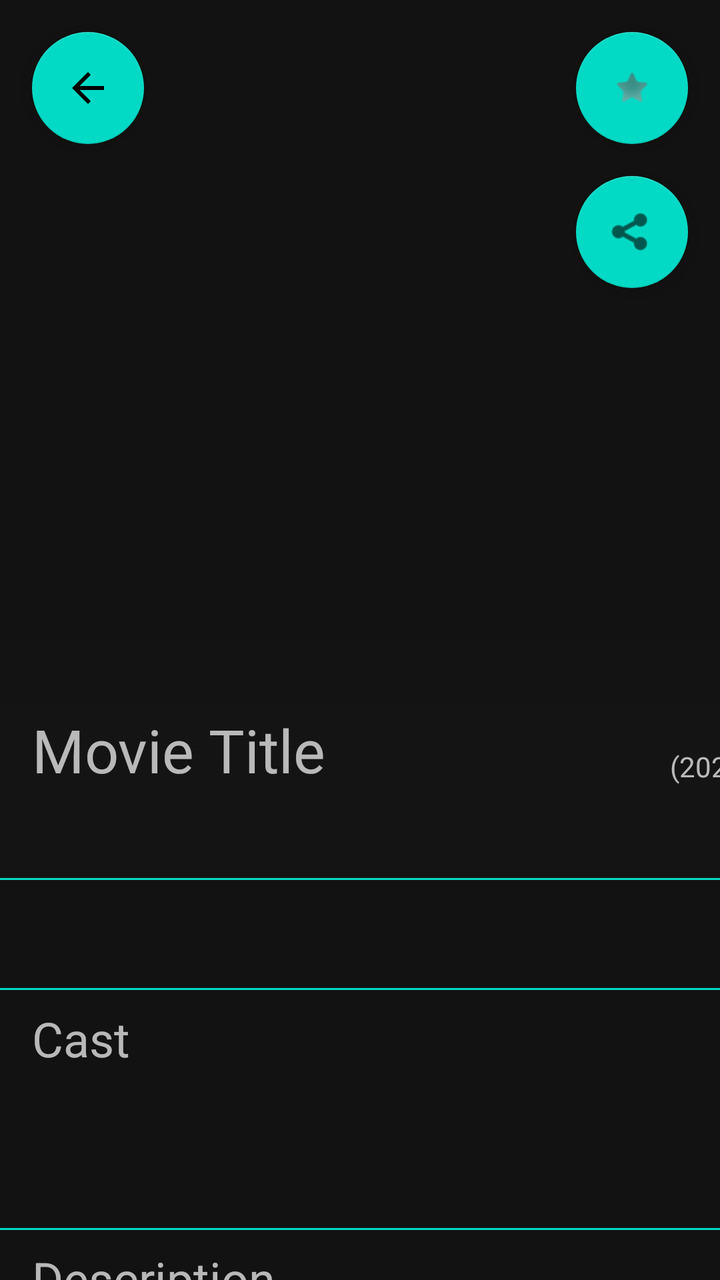
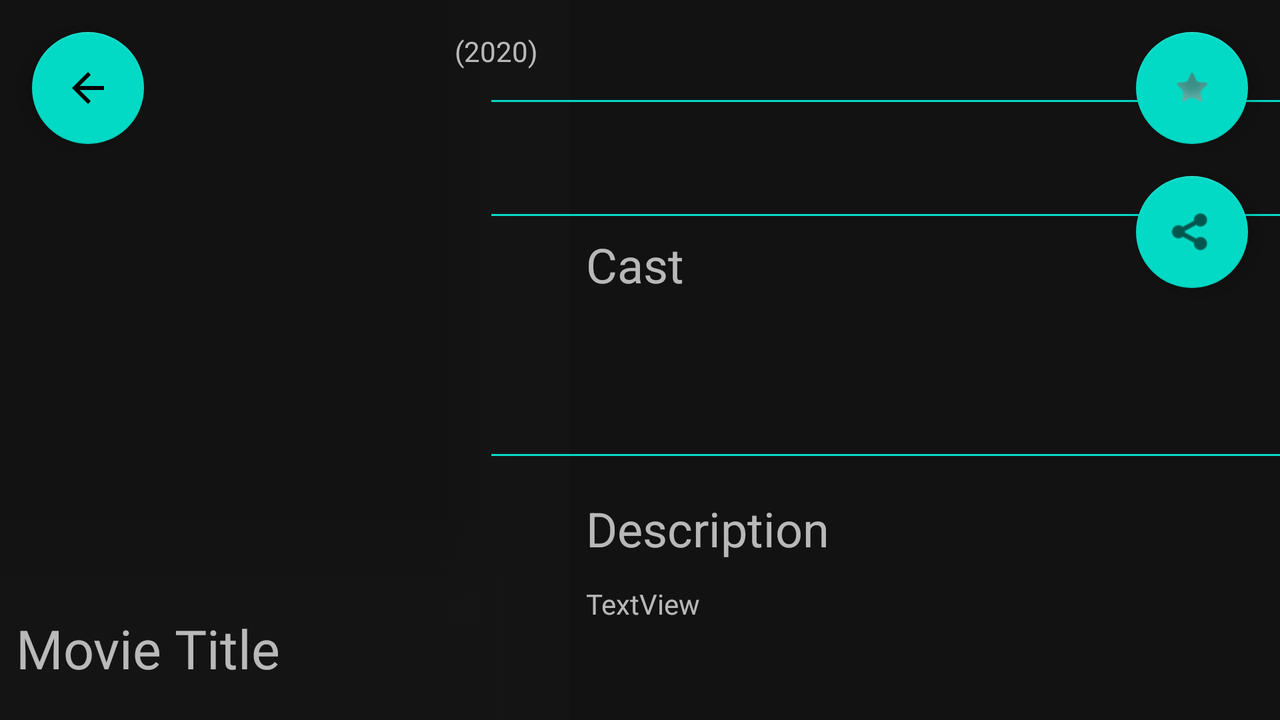

One screen, two layout resources from the same app: the default and the repository's alternative for another configuration. Each is rendered where Android would select it; the XML of both is given below.
<!-- AndroidManifest.xml: application theme Theme.EindopdrachtMovieBrowser -->
<!-- res/layout/activity_media_details.xml -->
<?xml version="1.0" encoding="utf-8"?>
<androidx.constraintlayout.widget.ConstraintLayout xmlns:android="http://schemas.android.com/apk/res/android"
    xmlns:app="http://schemas.android.com/apk/res-auto"
    xmlns:tools="http://schemas.android.com/tools"
    android:id="@+id/details_layout_contraints"
    android:layout_width="match_parent"
    android:layout_height="match_parent"
    tools:context=".Activities.MediaDetails">


    <ImageView
        android:id="@+id/details_image_poster"
        android:layout_width="match_parent"
        android:layout_height="439dp"
        android:src="@drawable/ic_launcher_background"
        android:scaleType="centerCrop"
        app:layout_constraintStart_toStartOf="parent"
        app:layout_constraintTop_toTopOf="parent" />

    <ImageView
        android:id="@+id/imageView2"
        android:layout_width="match_parent"
        android:layout_height="120dp"
        android:src="@drawable/gradient"
        app:layout_constraintBottom_toTopOf="@+id/view4"
        app:layout_constraintEnd_toEndOf="parent"
        app:layout_constraintStart_toStartOf="parent" />

    <TextView
        android:id="@+id/details_text_title"
        android:layout_width="279dp"
        android:layout_height="wrap_content"
        android:layout_marginStart="16dp"
        android:fontFamily="@font/longreach"
        android:text="Movie Title"
        android:textSize="30sp"
        app:layout_constraintBottom_toBottomOf="@+id/details_image_poster"
        app:layout_constraintEnd_toEndOf="parent"
        app:layout_constraintHorizontal_bias="0.0"
        app:layout_constraintStart_toStartOf="parent"
        app:layout_constraintTop_toTopOf="parent"
        app:layout_constraintVertical_bias="0.89" />


    <com.google.android.material.floatingactionbutton.FloatingActionButton
        android:id="@+id/details_button_favorite"
        android:layout_width="wrap_content"
        android:layout_height="wrap_content"
        android:layout_marginTop="16dp"
        android:layout_marginEnd="16dp"
        android:clickable="true"
        android:src="@android:drawable/star_off"
        app:layout_constraintEnd_toEndOf="parent"
        app:layout_constraintTop_toTopOf="parent"
        app:tint="@null" />


    <TextView
        android:id="@+id/details_text_year"
        android:layout_width="wrap_content"
        android:layout_height="wrap_content"
        android:layout_marginStart="40dp"
        android:text="(2020)"
        app:layout_constraintBottom_toBottomOf="@+id/details_image_poster"
        app:layout_constraintStart_toEndOf="@+id/details_text_title"
        app:layout_constraintTop_toTopOf="@+id/details_image_poster"
        app:layout_constraintVertical_bias="0.89" />

    <androidx.recyclerview.widget.RecyclerView
        android:id="@+id/details_recycler_genres"
        android:layout_width="match_parent"
        android:layout_height="26dp"
        android:layout_marginStart="16dp"
        android:layout_marginEnd="16dp"
        app:layout_constraintBottom_toBottomOf="@+id/details_image_poster"
        app:layout_constraintEnd_toEndOf="parent"
        app:layout_constraintHorizontal_bias="0.0"
        app:layout_constraintStart_toStartOf="parent"
        app:layout_constraintTop_toBottomOf="@+id/details_text_title"
        app:layout_constraintVertical_bias="0.444"/>

    <View
        android:id="@+id/view4"
        android:layout_width="match_parent"
        android:layout_height="1dp"
        android:background="@color/teal_200"
        app:layout_constraintEnd_toEndOf="parent"
        app:layout_constraintStart_toStartOf="parent"

        app:layout_constraintTop_toBottomOf="@+id/details_image_poster" />

    <View
        android:id="@+id/view3"
        android:layout_width="match_parent"
        android:layout_height="1dp"
        android:layout_marginTop="8dp"
        android:background="@color/teal_200"
        app:layout_constraintEnd_toEndOf="parent"
        app:layout_constraintHorizontal_bias="0.0"
        app:layout_constraintStart_toStartOf="parent"
        app:layout_constraintTop_toBottomOf="@+id/details_recycler_ratings" />

    <View
        android:id="@+id/view5"
        android:layout_width="match_parent"
        android:layout_height="1dp"
        android:layout_marginTop="128dp"
        android:background="@color/teal_200"
        app:layout_constraintEnd_toEndOf="parent"
        app:layout_constraintHorizontal_bias="0.0"
        app:layout_constraintStart_toStartOf="parent"
        app:layout_constraintTop_toBottomOf="@+id/details_recycler_ratings" />

    <androidx.recyclerview.widget.RecyclerView
        android:id="@+id/details_recycler_ratings"
        android:layout_width="match_parent"
        android:layout_height="38dp"
        android:layout_marginStart="16dp"
        android:layout_marginTop="8dp"
        android:layout_marginEnd="16dp"
        app:flow_horizontalAlign="center"
        app:flow_verticalAlign="center"
        app:layout_constraintEnd_toEndOf="parent"
        app:layout_constraintStart_toStartOf="parent"
        app:layout_constraintTop_toBottomOf="@+id/view4" />

    <com.google.android.material.floatingactionbutton.FloatingActionButton
        android:id="@+id/details_button_back"
        android:layout_width="wrap_content"
        android:layout_height="wrap_content"
        android:layout_marginStart="16dp"
        android:layout_marginTop="16dp"
        android:clickable="true"
        android:src="@drawable/abc_vector_test"
        app:layout_constraintStart_toStartOf="parent"
        app:layout_constraintTop_toTopOf="parent" />

    <TextView
        android:id="@+id/textView7"
        android:layout_width="wrap_content"
        android:layout_height="wrap_content"
        android:layout_marginStart="16dp"
        android:layout_marginTop="8dp"
        android:text="@string/tag_cast"
        android:textSize="24sp"

        app:layout_constraintStart_toStartOf="parent"
        app:layout_constraintTop_toBottomOf="@+id/view3" />

    <androidx.recyclerview.widget.RecyclerView
        android:id="@+id/details_recycler_cast"
        android:layout_width="match_parent"
        android:layout_height="51dp"
        android:layout_marginStart="16dp"
        android:layout_marginTop="12dp"
        android:layout_marginEnd="16dp"
        app:layout_constraintEnd_toEndOf="parent"
        app:layout_constraintHorizontal_bias="1.0"
        app:layout_constraintStart_toStartOf="parent"
        app:layout_constraintTop_toBottomOf="@+id/textView7" />

    <TextView
        android:id="@+id/textView8"
        android:layout_width="wrap_content"
        android:layout_height="wrap_content"
        android:layout_marginStart="16dp"
        android:layout_marginTop="8dp"
        android:text="@string/tag_description"
        android:textSize="24sp"
        app:layout_constraintStart_toStartOf="parent"
        app:layout_constraintTop_toBottomOf="@+id/view5" />

    <TextView
        android:id="@+id/details_text_description"
        android:layout_width="match_parent"
        android:layout_height="101dp"
        android:layout_marginStart="16dp"
        android:layout_marginTop="12dp"
        android:layout_marginEnd="16dp"
        android:text="TextView"
        android:fontFamily="@font/mainlux"
        app:layout_constraintEnd_toEndOf="parent"
        app:layout_constraintStart_toStartOf="parent"
        app:layout_constraintTop_toBottomOf="@+id/textView8" />

    <com.google.android.material.floatingactionbutton.FloatingActionButton
        android:id="@+id/details_button_share"
        android:layout_width="wrap_content"
        android:layout_height="wrap_content"
        android:layout_marginTop="16dp"
        android:layout_marginEnd="16dp"
        android:clickable="true"
        app:layout_constraintEnd_toEndOf="parent"
        app:layout_constraintTop_toBottomOf="@+id/details_button_favorite"
        app:srcCompat="@android:drawable/ic_menu_share" />

</androidx.constraintlayout.widget.ConstraintLayout>
<!-- resources referenced by this layout -->
<resources>
  <!-- drawable gradient (drawable) -->
  <?xml version="1.0" encoding="utf-8"?>
  <shape xmlns:android="http://schemas.android.com/apk/res/android" android:shape="rectangle" >
      <gradient
          android:startColor="#141414"
          android:centerColor="#141414"
          android:endColor="#004B6CD6"
          android:angle="90"/>
      <corners
          android:radius="0dp"/>
  
  
  </shape>
  <string name="tag_cast">Cast</string>
  <string name="tag_description">Description</string>
  <style name="Theme.EindopdrachtMovieBrowser" parent="Theme.MaterialComponents.NoActionBar">
          
          <item name="colorPrimary">@color/teal_200</item>
          <item name="colorPrimaryVariant">@color/teal_700</item>
          <item name="colorOnPrimary">@color/white</item>
          
          <item name="colorSecondary">@color/teal_200</item>
          <item name="colorSecondaryVariant">@color/teal_700</item>
          <item name="colorOnSecondary">@color/black</item>
          
          <item name="android:statusBarColor" tools:targetApi="l">?attr/colorPrimaryVariant</item>
          
      </style>
</resources>
<!-- res/layout-land/activity_media_details.xml (the repository's variant of the layout above) -->
<!-- drawn on the phone turned sideways -->
<?xml version="1.0" encoding="utf-8"?>
<androidx.constraintlayout.widget.ConstraintLayout xmlns:android="http://schemas.android.com/apk/res/android"
    xmlns:app="http://schemas.android.com/apk/res-auto"
    xmlns:tools="http://schemas.android.com/tools"
    android:id="@+id/details_layout_contraints"
    android:layout_width="match_parent"
    android:layout_height="match_parent"
    tools:context=".Activities.MediaDetails">


    <ImageView
        android:id="@+id/details_image_poster"
        android:layout_width="285dp"
        android:layout_height="414dp"
        android:scaleType="centerCrop"
        android:src="@drawable/ic_launcher_background"
        app:layout_constraintStart_toStartOf="parent"
        app:layout_constraintTop_toTopOf="parent" />

    <ImageView
        android:id="@+id/imageView2"
        android:layout_width="284dp"
        android:layout_height="101dp"
        android:src="@drawable/gradient"
        app:layout_constraintBottom_toBottomOf="parent"
        app:layout_constraintStart_toStartOf="parent" />

    <ImageView
        android:id="@+id/imageView5"
        android:layout_width="62dp"
        android:layout_height="fill_parent"
        app:layout_constraintBottom_toBottomOf="parent"
        app:layout_constraintEnd_toEndOf="@+id/details_image_poster"
        app:layout_constraintTop_toTopOf="parent"
        app:srcCompat="@drawable/gradient_vert" />


    <TextView
        android:id="@+id/details_text_title"
        android:layout_width="268dp"
        android:layout_height="100dp"
        android:layout_marginStart="8dp"
        android:layout_marginBottom="8dp"
        android:fontFamily="@font/longreach"
        android:text="Movie Title"
        android:textSize="27sp"
        app:layout_constraintBottom_toBottomOf="@+id/details_image_poster"
        app:layout_constraintEnd_toEndOf="@+id/imageView2"
        app:layout_constraintHorizontal_bias="0.0"
        app:layout_constraintStart_toStartOf="parent"
        app:layout_constraintTop_toTopOf="parent"
        app:layout_constraintVertical_bias="1.0" />

    <com.google.android.material.floatingactionbutton.FloatingActionButton
        android:id="@+id/details_button_favorite"
        android:layout_width="wrap_content"
        android:layout_height="wrap_content"
        android:layout_marginTop="16dp"
        android:layout_marginEnd="16dp"
        android:clickable="true"
        android:src="@android:drawable/star_off"
        app:layout_constraintEnd_toEndOf="parent"
        app:layout_constraintTop_toTopOf="parent"
        app:tint="@null" />

    <TextView
        android:id="@+id/details_text_year"
        android:layout_width="wrap_content"
        android:layout_height="wrap_content"
        android:layout_marginTop="16dp"
        android:layout_marginEnd="16dp"
        android:text="(2020)"
        app:layout_constraintEnd_toEndOf="@+id/details_image_poster"
        app:layout_constraintTop_toTopOf="@+id/imageView5" />

    <androidx.recyclerview.widget.RecyclerView
        android:id="@+id/details_recycler_genres"
        android:layout_width="429dp"
        android:layout_height="34dp"
        android:layout_marginStart="8dp"
        android:layout_marginTop="8dp"
        android:layout_marginEnd="16dp"
        app:layout_constraintEnd_toEndOf="parent"
        app:layout_constraintHorizontal_bias="0.0"
        app:layout_constraintStart_toEndOf="@+id/details_image_poster"
        app:layout_constraintTop_toTopOf="parent" />

    <View
        android:id="@+id/view4"
        android:layout_width="434dp"
        android:layout_height="1dp"
        android:layout_marginTop="8dp"
        android:background="@color/teal_200"
        app:layout_constraintEnd_toEndOf="parent"

        app:layout_constraintStart_toEndOf="@+id/details_image_poster"
        app:layout_constraintTop_toBottomOf="@+id/details_recycler_genres" />

    <View
        android:id="@+id/view3"
        android:layout_width="434dp"
        android:layout_height="1dp"
        android:layout_marginTop="8dp"
        android:background="@color/teal_200"
        app:layout_constraintEnd_toEndOf="parent"
        app:layout_constraintStart_toEndOf="@+id/details_image_poster"
        app:layout_constraintTop_toBottomOf="@+id/details_recycler_ratings" />

    <View
        android:id="@+id/view5"
        android:layout_width="434dp"
        android:layout_height="1dp"
        android:layout_marginTop="128dp"
        android:background="@color/teal_200"
        app:layout_constraintEnd_toEndOf="parent"
        app:layout_constraintStart_toEndOf="@+id/details_image_poster"
        app:layout_constraintTop_toBottomOf="@+id/details_recycler_ratings" />

    <androidx.recyclerview.widget.RecyclerView
        android:id="@+id/details_recycler_ratings"
        android:layout_width="429dp"
        android:layout_height="40dp"
        android:layout_marginStart="8dp"
        android:layout_marginTop="8dp"
        android:layout_marginEnd="16dp"
        app:flow_horizontalAlign="center"
        app:flow_verticalAlign="center"
        app:layout_constraintEnd_toEndOf="parent"
        app:layout_constraintHorizontal_bias="0.0"
        app:layout_constraintStart_toEndOf="@+id/details_image_poster"
        app:layout_constraintTop_toBottomOf="@+id/view4" />

    <com.google.android.material.floatingactionbutton.FloatingActionButton
        android:id="@+id/details_button_back"
        android:layout_width="wrap_content"
        android:layout_height="wrap_content"
        android:layout_marginStart="16dp"
        android:layout_marginTop="16dp"
        android:clickable="true"
        android:src="@drawable/abc_vector_test"
        app:layout_constraintStart_toStartOf="parent"
        app:layout_constraintTop_toTopOf="parent" />

    <TextView
        android:id="@+id/textView7"
        android:layout_width="wrap_content"
        android:layout_height="wrap_content"
        android:layout_marginStart="8dp"
        android:layout_marginTop="8dp"
        android:text="@string/tag_cast"

        android:textSize="24sp"
        app:layout_constraintStart_toEndOf="@+id/details_image_poster"
        app:layout_constraintTop_toBottomOf="@+id/view3" />

    <androidx.recyclerview.widget.RecyclerView
        android:id="@+id/details_recycler_cast"
        android:layout_width="429dp"
        android:layout_height="51dp"
        android:layout_marginStart="8dp"
        android:layout_marginTop="12dp"
        app:layout_constraintEnd_toEndOf="parent"
        app:layout_constraintHorizontal_bias="0.0"
        app:layout_constraintStart_toEndOf="@+id/details_image_poster"
        app:layout_constraintTop_toBottomOf="@+id/textView7" />

    <TextView
        android:id="@+id/textView8"
        android:layout_width="wrap_content"
        android:layout_height="wrap_content"
        android:layout_marginStart="8dp"
        android:layout_marginTop="20dp"
        android:text="@string/tag_description"
        android:textSize="24sp"
        app:layout_constraintEnd_toEndOf="parent"
        app:layout_constraintHorizontal_bias="0.0"
        app:layout_constraintStart_toEndOf="@+id/details_image_poster"
        app:layout_constraintTop_toBottomOf="@+id/view5" />

    <TextView
        android:id="@+id/details_text_description"
        android:layout_width="429dp"
        android:layout_height="101dp"
        android:layout_marginStart="8dp"
        android:layout_marginTop="12dp"
        android:fontFamily="@font/mainlux"
        android:text="TextView"
        app:layout_constraintEnd_toEndOf="parent"
        app:layout_constraintHorizontal_bias="0.0"
        app:layout_constraintStart_toEndOf="@+id/details_image_poster"
        app:layout_constraintTop_toBottomOf="@+id/textView8" />

    <com.google.android.material.floatingactionbutton.FloatingActionButton
        android:id="@+id/details_button_share"
        android:layout_width="wrap_content"
        android:layout_height="wrap_content"
        android:layout_marginTop="16dp"
        android:layout_marginEnd="16dp"
        android:clickable="true"
        app:layout_constraintEnd_toEndOf="parent"
        app:layout_constraintTop_toBottomOf="@+id/details_button_favorite"
        app:srcCompat="@android:drawable/ic_menu_share" />

</androidx.constraintlayout.widget.ConstraintLayout>
<!-- resources referenced by the variant -->
<!-- as the phone turned sideways resolves them -->
<resources>
  <!-- drawable gradient (drawable) -->
  <?xml version="1.0" encoding="utf-8"?>
  <shape xmlns:android="http://schemas.android.com/apk/res/android" android:shape="rectangle" >
      <gradient
          android:startColor="#141414"
          android:centerColor="#141414"
          android:endColor="#004B6CD6"
          android:angle="90"/>
      <corners
          android:radius="0dp"/>
  
  
  </shape>
  <!-- drawable gradient_vert (drawable) -->
  <?xml version="1.0" encoding="utf-8"?>
  <shape xmlns:android="http://schemas.android.com/apk/res/android" android:shape="rectangle" >
      <gradient
          android:startColor="#141414"
          android:centerColor="#141414"
          android:endColor="#004B6CD6"
          android:angle="180"/>
      <corners
          android:radius="0dp"/>
  
  
  </shape>
  <string name="tag_cast">Cast</string>
  <string name="tag_description">Description</string>
  <style name="Theme.EindopdrachtMovieBrowser" parent="Theme.MaterialComponents.NoActionBar">
          
          <item name="colorPrimary">@color/teal_200</item>
          <item name="colorPrimaryVariant">@color/teal_700</item>
          <item name="colorOnPrimary">@color/white</item>
          
          <item name="colorSecondary">@color/teal_200</item>
          <item name="colorSecondaryVariant">@color/teal_700</item>
          <item name="colorOnSecondary">@color/black</item>
          
          <item name="android:statusBarColor" tools:targetApi="l">?attr/colorPrimaryVariant</item>
          
      </style>
</resources>
